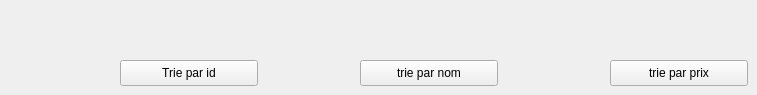
          <widget class="QWidget" name="tab_17">
           <attribute name="title">
            <string>Trie</string>
           </attribute>
           <widget class="QPushButton" name="PdfBtn_60">
            <property name="geometry">
             <rect>
              <x>120</x>
              <y>60</y>
              <width>138</width>
              <height>26</height>
             </rect>
            </property>
            <property name="toolTip">
             <string>Pdf</string>
            </property>
            <property name="text">
             <string>Trie par id</string>
            </property>
            <property name="icon">
             <iconset>
              <normaloff>../../project/icon/refresh-ccw.svg</normaloff>../../project/icon/refresh-ccw.svg</iconset>
            </property>
            <property name="iconSize">
             <size>
              <width>20</width>
              <height>20</height>
             </size>
            </property>
           </widget>
           <widget class="QPushButton" name="PdfBtn_61">
            <property name="geometry">
             <rect>
              <x>360</x>
              <y>60</y>
              <width>138</width>
              <height>26</height>
             </rect>
            </property>
            <property name="toolTip">
             <string>Pdf</string>
            </property>
            <property name="text">
             <string>trie par nom</string>
            </property>
            <property name="icon">
             <iconset>
              <normaloff>../../project/icon/refresh-ccw.svg</normaloff>../../project/icon/refresh-ccw.svg</iconset>
            </property>
            <property name="iconSize">
             <size>
              <width>20</width>
              <height>20</height>
             </size>
            </property>
           </widget>
           <widget class="QPushButton" name="PdfBtn_62">
            <property name="geometry">
             <rect>
              <x>610</x>
              <y>60</y>
              <width>138</width>
              <height>26</height>
             </rect>
            </property>
            <property name="toolTip">
             <string>Pdf</string>
            </property>
            <property name="text">
             <string>trie par prix</string>
            </property>
            <property name="icon">
             <iconset>
              <normaloff>../../project/icon/refresh-ccw.svg</normaloff>../../project/icon/refresh-ccw.svg</iconset>
            </property>
            <property name="iconSize">
             <size>
              <width>20</width>
              <height>20</height>
             </size>
            </property>
           </widget>
          </widget>
